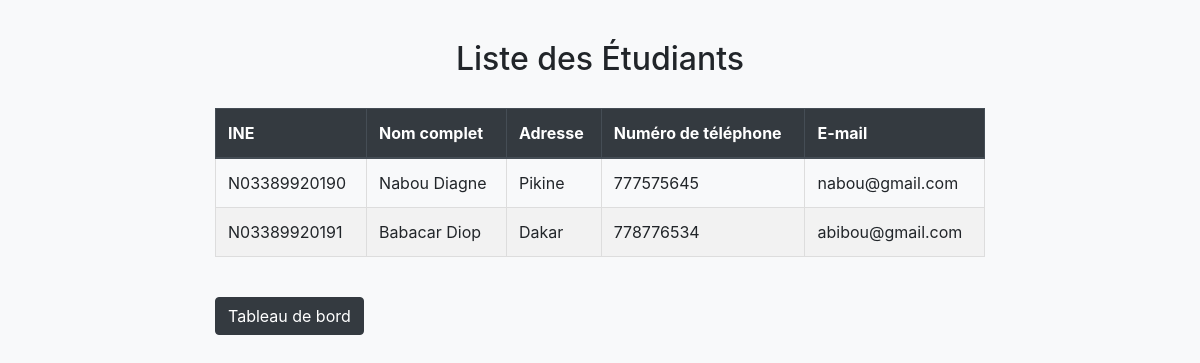
Screenshot of /admin/liste_etudiants.php (signed in) with the database file from the repository.
### tables this page shows
CREATE TABLE `utilisateurs` (
  `id_utilisateur` int(11) NOT NULL,
  `ine` varchar(20) DEFAULT NULL,
  `nom_complet` varchar(50) DEFAULT NULL,
  `adresse` varchar(255) DEFAULT NULL,
  `numero_telephone` varchar(20) DEFAULT NULL,
  `email` varchar(100) NOT NULL,
  `mot_de_passe` varchar(255) DEFAULT NULL,
  `type` enum('étudiant','administrateur') DEFAULT NULL
);

### admin/liste_etudiants.php (the view, shortened to what this page needs)
<?php
require_once '../config.php';
$sql = "SELECT * FROM utilisateurs WHERE type = 'etudiant'";
$stmt = $pdo->query($sql);
$etudiants = $stmt->fetchAll(PDO::FETCH_ASSOC);
?>
<!DOCTYPE html>
<html lang="fr">
<head>
    <link href="https://stackpath.bootstrapcdn.com/bootstrap/4.5.2/css/bootstrap.min.css" rel="stylesheet">
</head>
<body>
    <div class="container">
        <h2>Liste des Étudiants</h2>
        <table class="table">
            <thead class="thead-dark">
                <tr>
                    <th>INE</th>
                    <th>Nom complet</th>
                    <th>Adresse</th>
                    <th>Numéro de téléphone</th>
                    <th>E-mail</th>
                </tr>
            </thead>
            <tbody>
                <?php foreach ($etudiants as $etudiant) : ?>
                    <tr>
                        <td><?php echo $etudiant['ine']; ?></td>
                        <td><?php echo $etudiant['nom_complet']; ?></td>
                        <td><?php echo $etudiant['adresse']; ?></td>
                        <td><?php echo $etudiant['numero_telephone']; ?></td>
                        <td><?php echo $etudiant['email']; ?></td>
                    </tr>
                <?php endforeach; ?>
            </tbody>
        </table><br>
        <a href="admin.php" class="btn btn-dark">Tableau de bord</a>
    </div>
</body>
</html>

### admin/liste_etudiants.php (style rules this page uses)
body { background-color: #f8f9fa; padding-top: 40px; }
.container { max-width: 800px; margin: 0 auto; }
h2 { text-align: center; margin-bottom: 30px; }
table { width: 100%; border-collapse: collapse; }
th, td { border: 1px solid #ddd; padding: 8px; text-align: left; }
th { background-color: #007bff; color: white; }
tr:nth-child(even) { background-color: #f2f2f2; }

### rows the page displays
utilisateurs: ine "N03389920190", nom_complet "Nabou Diagne", adresse "Pikine", numero_telephone "777575645", email "nabou@gmail.com"
utilisateurs: ine "N03389920191", nom_complet "Babacar Diop", adresse "Dakar", numero_telephone "778776534", email "abibou@gmail.com"
